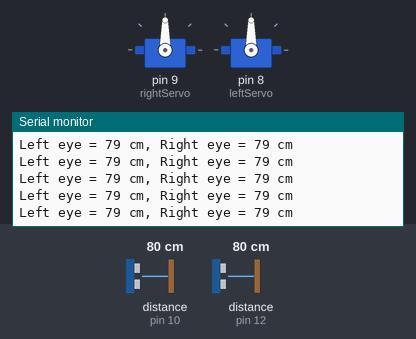
A sketch run on a simulated Arduino Uno, built with avr-gcc and run on an emulated ATmega328P. Parts: 2 × servo, the last lines printed to the serial monitor. Wiring (inferred from the names in the program): 2 × ultrasonic range finder: trigger pin 11, echo pin 10 / trigger pin 13, echo pin 12. The inputs (shaded band) are chosen by the test bench; at power-on: distance to the obstacle (sensors on pin 12, pin 10) 80 cm. The echo pulse lasts 58.3 µs per cm.

Above: at 3.2 s.
3.3 s: distance to the obstacle (sensor on pin 12) set to 195 cm
At 3.6 s:
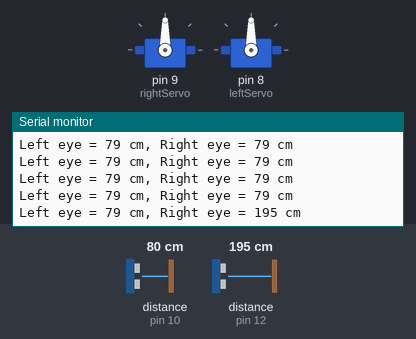
4.8 s: distance to the obstacle (sensor on pin 12) set to 200 cm
At 5.21 s:
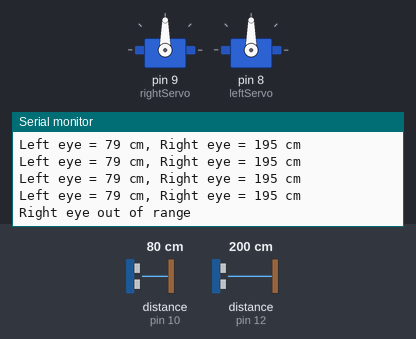

Measured:
- the behaviour switches between 199 and 200 cm on distance to the obstacle (sensor on pin 12) (found by bisection; images 1 and 2)
- after the input at 3.3 s, the serial monitor: prints a new line after 0.11 s (image 1)
- after the input at 4.8 s, the serial monitor: prints a new line after 0.22 s (image 2)

The sketch:

two-eyed_robocar.ino
```cpp
/*
 Two-eyed Robocar
 Using two HC-SR04 Ping Distance sensors: Left eye & Right eye
 Both VCC to Arduino 5v
 Both GND to Arduino GND
 Echo (of Right eye) to Arduino pin 13
 Trig (of Right eye) to Arduino pin 12
 Echo (of Left eye) to Arduino pin 11
 Trig (of Left eye) to Arduino pin 10
 Right servo control to Arduino pin 9
 Left servo control to Arduino pin 8

 Original code improvements to the Ping sketch sourced from Trollmaker.com
 Some code and wiring inspired by http://en.wikiversity.org/wiki/User:Dstaub/robotcar
 */

#include <Servo.h>

Servo rightServo;
Servo leftServo;

#define rightTrigPin 13
#define rightEchoPin 12
#define leftTrigPin 11
#define leftEchoPin 10

void setup() {
  Serial.begin (9600);
  pinMode(rightTrigPin, OUTPUT);
  pinMode(rightEchoPin, INPUT);
  pinMode(leftTrigPin, OUTPUT);
  pinMode(leftEchoPin, INPUT);
  rightServo.attach(9);
  rightServo.write(90);  // set servo to mid-point
  leftServo.attach(8);
  leftServo.write(90);  // set servo to mid-point
}

int checkEye(int trigPin, int echoPin, long distance){
  digitalWrite(trigPin, LOW);
  delayMicroseconds(2);
  digitalWrite(trigPin, HIGH);
  delayMicroseconds(10);
  digitalWrite(trigPin, LOW);
  long duration = pulseIn(echoPin, HIGH);
  distance = (duration/2) / 29.1;
  if ( distance <= 0){
    distance =999;
  }
  return distance;
}

void goForwardBot(){
   rightServo.write(180);  // right anticlockwise
   leftServo.write(1);  // left clockwise
}

void reverseBot(){
   rightServo.write(90);  // slowly reverse
   leftServo.write(90);  // slowly reverse
}

void turnRightBot(){
   rightServo.write(90);  // ?????
   leftServo.write(90);  // ?????
}

void turnLeftBot(){
   rightServo.write(90);  // ?????
   leftServo.write(90);  // ?????
}

void loop() {

  // Check the right eye
  int rightDistance = checkEye(rightTrigPin, rightEchoPin, rightDistance);

  // Check the left eye
  int leftDistance = checkEye(leftTrigPin, leftEchoPin, leftDistance);

  // If this, then that
  if (rightDistance < 5 && leftDistance < 5) {  // Both eyes see obstacle

  }
  else if (rightDistance < 5) { // Only right eye sees obstacle

  }
  else if (leftDistance < 5) { // Only left eye sees obstacle

  }
  else {

  }


  // The following code is for troubleshooting. When plugged into computer, open the Serial Monitor
  if (rightDistance >= 200 || rightDistance <= 0 || leftDistance >= 200 || leftDistance <= 0){
    if (leftDistance >= 200 || leftDistance <= 0){
      Serial.println("Left eye out of range");
    }
    if (rightDistance >= 200 || rightDistance <= 0){
      Serial.println("Right eye out of range");
    }
  }
  else {
    Serial.print("Left eye = ");
    Serial.print(leftDistance);
    Serial.print(" cm, Right eye = ");
    Serial.print(rightDistance);
    Serial.println(" cm");
  }
  delay(250); // This was set to 500 before. Let's try 250.
}
```
